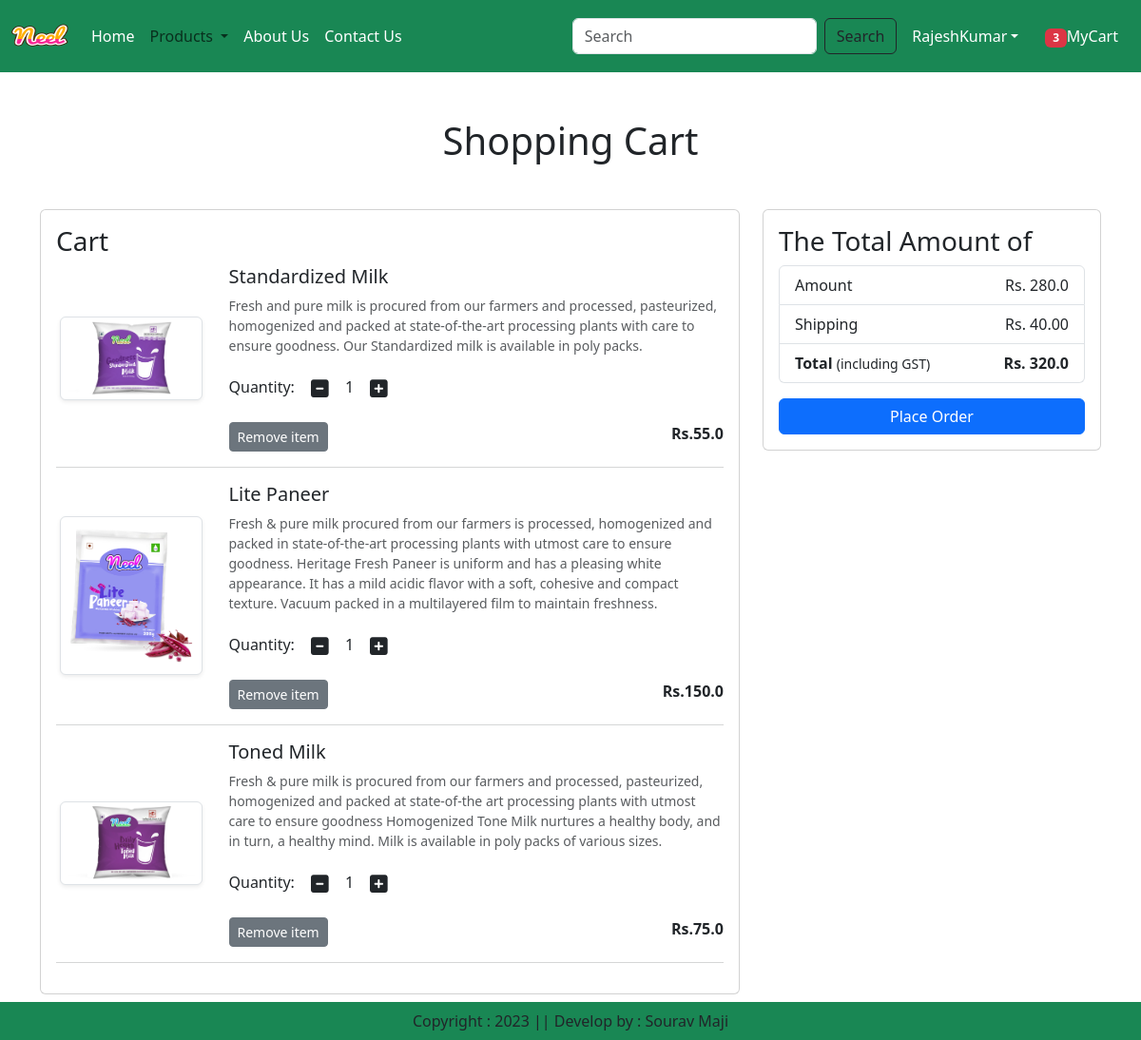
The page /cart/ (signed in) on the database its author committed.
### myshop/models.py (models this page shows, shortened)
class Cart(models.Model):
  user = models.ForeignKey(User,on_delete=models.CASCADE)
  product = models.ForeignKey(Product, on_delete=models.CASCADE)
  quantity = models.PositiveIntegerField(default=1)

class Product(models.Model):
    title = models.CharField(max_length=100)
    selling_price = models.FloatField()
    discounted_price = models.FloatField()
    description = models.TextField()
    composition = models.TextField(default='')
    prodapp = models.TextField(default='')
    category = models.CharField(choices=CATEGORY_CHOICES,max_length=2)
    product_image = models.ImageField(upload_to='product')

### myshop/views.py (the view)
# urls.py: path('cart/',views.show_cart,name='showcart'),
def show_cart(request):
    user=request.user
    cart = Cart.objects.filter(user=user)
    amount = 0
    for p in cart:
        value = p.quantity * p.product.discounted_price
        amount = amount + value
    totalamount = amount + 40
    totalitem = 0
    if request.user.is_authenticated:
        totalitem = len(Cart.objects.filter(user=request.user))
    return render(request,'app/addtocart.html',locals())

### myshop/templates/app/addtocart.html (shortened to what this page needs)
{% extends 'app/base.html' %}
{% load static %}
{% block main-content %}
<div class="container my-5">
    <div class="row">
        {% if cart %}
        <h1 class="text-center mb-5">Shopping Cart</h1>
          <div class="col-sm-8">
            <div class="card">
             <div class="card-body">
              <h3>Cart</h3>
              {% for item in cart %}
                <div class="row">
                  <div class="col-sm-3 text-center align-self-center"><img src="{{item.product.product_image.url}}" alt="" srcset="" class="img-fluid img-thumbnail shadow-sm" height="150" width="150"> </div>
                  <div class="col-sm-9">
                   <div>
                        <h5>{{item.product.title}}</h5>
                        <p class="mb-2 text-muted small">{{item.product.description}}</p>
                        <div class="my-3">
                            <label for="quantity">Quantity:</label>
                            <a class="minus-cart btn" pid={{item.product.id}}><i class="fas fa-minus-square fa-lg"></i></a>
                            <span id="quantity ">{{item.quantity}}</span>
                            <a class="plus-cart btn" pid={{item.product.id}}><i class="fa fa-plus-square fa-lg"></i></a>
                        </div>
                        <div class="d-flex justify-content-between">
                            <a href="#" class="remove-cart btn btn-sm btn-secondary mr-3" pid="{{item.product.id}}">Remove item</a>
                            <p class="mb-0"><span><strong>Rs.{{item.product.discounted_price}}</strong></span></p>
                        </div>
                    </div>
                  </div>
                </div>
                <hr class="text-muted">
              {% endfor %}
             </div>
            </div>
          </div>
          <div class="col-sm-4">
            <div class="card">
               <div class="card-body">
                  <h3>The Total Amount of</h3>
                  <ul class="list-group">
                      <li class="list-group-item d-flex justify-content-between align-items-center border-8 px-8 pb-8">Amount <span id="amount">Rs. {{amount}}</span></li>
                      <li class="list-group-item d-flex justify-content-between align-items-center px-e">Shipping <span>Rs. 40.00</span></li>
                      <li class="list-group-item d-flex justify-content-between align-items-center border-8 px-8 mb-3">
                            <div>
                                <strong>Total</strong> <small>(including GST)</small>
                            </div>
                            <span id="totalamount"> <strong>Rs. {{totalamount}}</strong></span>
                      </li>
                  </ul>
                  <div class="d-grid"><a href="{% url 'checkout' %}" class="btn btn-primary">Place Order</a></div>
               </div>
            </div>
          </div>
          {% else %}
             <h1 class="text-center mb-5">Cart is Empty</h1>
        {% endif %}
    </div>
</div>
{% endblock main-content %}

### myshop/templates/app/base.html (shortened to what this page needs)
<!DOCTYPE html>
{% load static %}
<html lang="en">
<head>
    <link href="https://cdn.jsdelivr.net/npm/bootstrap@5.3.1/dist/css/bootstrap.min.css" rel="stylesheet">
    <link rel = "stylesheet" href="{% static 'myshop/css/owl.carousel.min.css' %}" />
    <link rel = "stylesheet" href="{% static 'myshop/css/all.min.css' %}" />
    <link rel = "stylesheet" href="{% static 'myshop/css/style.css' %}" />
</head>
<body>
    <nav class="navbar navbar-expand-lg bg-success">
        <div class="container-fluid">
          <a class="navbar-brand" href="#">
            <img src="{% static "myshop/images/product/Neel.png" %}"  width="60" height="50"/>
          </a>
          <div class="collapse navbar-collapse" id="navbarSupportedContent">
            <ul class="navbar-nav me-auto mb-2 mb-lg-0">
              {% if request.user.is_authenticated %}
              <li class="nav-item">
                <a class="nav-link active text-white" aria-current="page" href="/">Home</a>
              </li>
              <li class="nav-item dropdown">
                <a class="nav-link dropdown-toggle" href="#" role="button" data-bs-toggle="dropdown" aria-expanded="false">
                  Products
                </a>
              </li>
              <li class="nav-item">
                <a class="nav-link text-white" href="{% url 'about' %}">About Us</a>
              </li>
              <li class="nav-item">
                <a class="nav-link text-white" href="{% url 'contact' %}">Contact Us</a>
              </li>
            </ul>
            <form class="d-flex" role="search" action="/search">
              <input class="form-control me-2" type="search" placeholder="Search" name="search" aria-label="Search">
              <button class="btn btn-outline-dark" type="submit" >Search</button>
            </form>
          </div>
          <ul class="navbar-nav me-auto mb-2 mb-lg-0">
            <li class="nav-item dropdown mx-2">
                <a class="nav-link dropdown-toggle text-white" href="#"
                id="profileDropdown" role="button" data-bs-toggle="dropdown"
                aria-expanded="false">{{request.user}}</a>
            </li>
            <li class="nav-item mx-1">
                <a href="{% url 'showcart' %}" class="nav-link text-white"><span class="badge bg-danger">{% if totalitem > 0 %} {{totalitem}} {% endif %}</span>MyCart</a>
            </li>
            {% endif %}
          </ul>
        </div>
      </nav>
      {% block main-content %}{% endblock main-content %}
      <footer class="container-fluid  fixed-bottom bg-success text-center p-2 mt-5">
        Copyright : 2023 || Develop by : Sourav Maji
      </footer>
</body>
</html>

### rows shown on the page
Cart: product.product_image (picture), product "Standardized Milk", product.description "Fresh and pure milk is procured from our farmers and processed, pasteurized, homogenized and packed at state-of-the-art processing plants with care to ensure goodness. Our Standardized milk is available in poly packs.", quantity "1", product.discounted_price "55.0"
Cart: product.product_image (picture), product "Lite Paneer", product.description "Fresh & pure milk procured from our farmers is processed, homogenized and packed in state-of-the-art processing plants with utmost care to ensure goodness. Heritage Fresh Paneer is uniform and has a pleasing white appearance. It has a mild acidic flavor with a soft, cohesive and compact texture. Vacuum packed in a multilayered film to maintain freshness.", quantity "1", product.discounted_price "150.0"
Cart: product.product_image (picture), product "Toned Milk", product.description "Fresh & pure milk is procured from our farmers and processed, pasteurized, homogenized and packed at state-of-the art processing plants with utmost care to ensure goodness Homogenized Tone Milk nurtures a healthy body, and in turn, a healthy mind. Milk is available in poly packs of various sizes.", quantity "1", product.discounted_price "75.0"

### other values the page prints
{{ request.user }} "RajeshKumar"
{{ totalitem }} "3"
{{ amount }} "280.0"
{{ totalamount }} "320.0"
